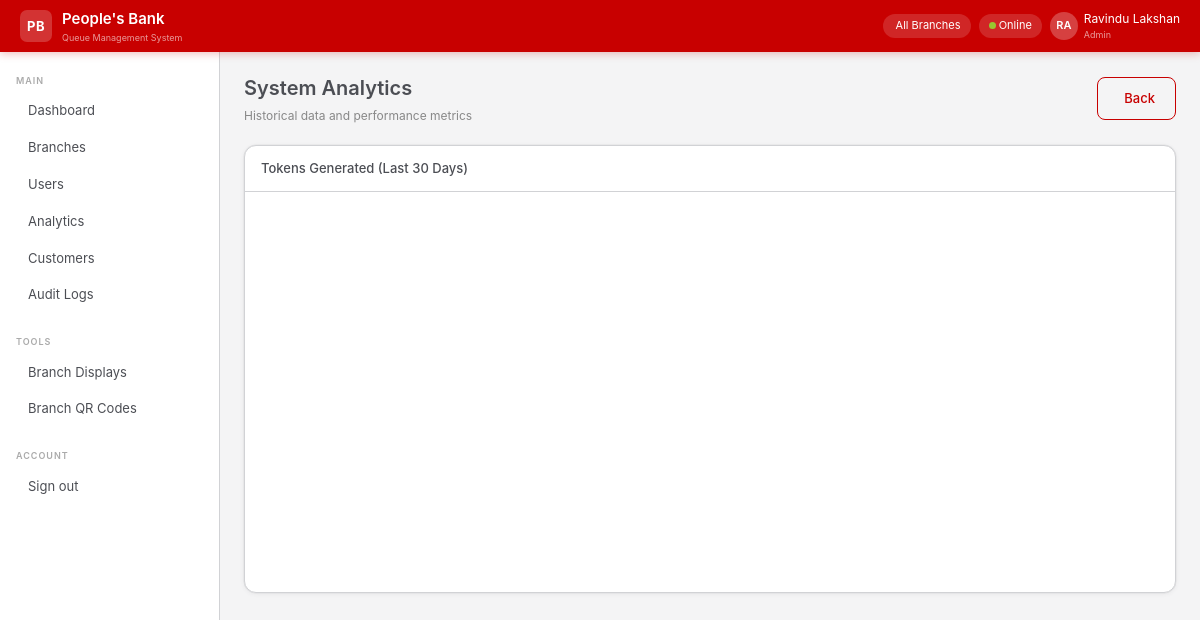
Page /admin/analytics (signed in) on the committed database.
### app/models/user.py (models this page shows, shortened)
class User(UserMixin, db.Model):
    __tablename__ = "users"
    id            = db.Column(db.Integer, primary_key=True)
    branch_id     = db.Column(db.Integer, db.ForeignKey("branches.id"), nullable=True)
    employee_id   = db.Column(db.String(20), unique=True, nullable=False)
    full_name     = db.Column(db.String(120), nullable=False)
    email         = db.Column(db.String(120), unique=True, nullable=False)
    password_hash = db.Column(db.String(256), nullable=False)
    role          = db.Column(db.Enum(UserRole), nullable=False)
    is_active     = db.Column(db.Boolean, default=True)
    last_login    = db.Column(db.DateTime)
    created_at    = db.Column(db.DateTime, default=datetime.utcnow)
    branch        = db.relationship("Branch", back_populates="users")
    tokens_served = db.relationship("QueueToken", back_populates="served_by_officer",
                                    foreign_keys="QueueToken.served_by", lazy="dynamic")
    audit_logs    = db.relationship("AuditLog", back_populates="user", lazy="dynamic")

### app/views/admin_view.py (the view)
@admin_view_bp.route("/analytics")
@login_required
@require_role(UserRole.ADMIN)
def analytics():
    today = date.today()
    branches = Branch.query.filter_by(is_active=True).all()
    daily_stats = []
    for i in range(29, -1, -1):
        d = today - timedelta(days=i)
        tokens = QueueToken.query.filter_by(queue_date=d).count()
        daily_stats.append({"date": d.isoformat(), "tokens": tokens})
    return render_template("admin/analytics.html",
                         daily_stats=daily_stats,
                         branches=branches)

### app/extensions.py (called while the page is built)
@login_manager.user_loader
def load_user(user_id):
    from app.models import User
    return User.query.get(int(user_id))

### app/templates/admin/analytics.html (shortened to what this page needs)
{% extends "base.html" %}
{% block content %}
<div class="pb-page-header">
  <div>
    <div class="pb-page-title">System Analytics</div>
    <div class="pb-page-sub">Historical data and performance metrics</div>
  </div>
  <a href="/admin/dashboard" class="btn-pb-outline"> Back</a>
</div>
<div class="pb-card">
  <div class="pb-card-header">
    <div class="pb-card-title">Tokens Generated (Last 30 Days)</div>
  </div>
  <div id="chart-container" style="height:400px;"></div>
</div>
{% endblock %}

### app/templates/base.html (shortened to what this page needs)
<!DOCTYPE html>
<html lang="en">
<head>
  <link href="https://cdn.jsdelivr.net/npm/bootstrap@5.3.2/dist/css/bootstrap.min.css" rel="stylesheet">
  <link href="https://cdn.jsdelivr.net/npm/@tabler/icons-webfont@3.3.0/dist/tabler-icons.min.css" rel="stylesheet">
  <link href="{{ url_for('static', filename='css/pbqms.css') }}" rel="stylesheet">
</head>
<body>
{% if current_user.is_authenticated %}
<nav class="pb-navbar">
  <a class="pb-navbar-brand" href="/">
    <div class="pb-navbar-logo">PB</div>
    <div>
      <div class="pb-navbar-name">People's Bank</div>
      <div style="font-size:9px;color:rgba(255,255,255,.6);">Queue Management System</div>
    </div>
  </a>
  <div class="pb-navbar-right">
    <div class="pb-navbar-chip">
      {{ current_user.branch.name if current_user.branch else 'All Branches' }}
    </div>
    <div class="pb-navbar-chip" id="connection-status">
      <span class="pb-online-dot"></span> Online
    </div>
    <div class="pb-navbar-user">
      <div class="pb-navbar-avatar">{{ current_user.full_name[:2].upper() }}</div>
      <div>
        <div>{{ current_user.full_name }}</div>
        <div style="font-size:9px;opacity:.6;">{{ current_user.role.value.replace('_',' ').title() }}</div>
      </div>
    </div>
  </div>
</nav>
<aside class="pb-sidebar">
  <div class="pb-sidebar-section">Main</div>
  {% if current_user.role.value == 'admin' %}
    <a href="/admin/dashboard" class="pb-sidebar-link {% if request.path == '/admin/dashboard' %}active{% endif %}">
       Dashboard
    </a>
    <a href="/admin/branches" class="pb-sidebar-link">
       Branches
    </a>
    <a href="/admin/users" class="pb-sidebar-link">
       Users
    </a>
    <a href="/admin/analytics" class="pb-sidebar-link">
       Analytics
    </a>
    <a href="/admin/customers" class="pb-sidebar-link">
       Customers
    </a>
    <a href="/admin/audit-logs" class="pb-sidebar-link">
       Audit Logs
    </a>
  {% endif %}
  <div class="pb-sidebar-section" style="margin-top:12px;">Tools</div>
  {% if current_user.role.value == 'admin' %}
    <a href="/admin/branches" class="pb-sidebar-link">
       Branch Displays
    </a>
    <a href="/admin/branches" class="pb-sidebar-link">
       Branch QR Codes
    </a>
  {% endif %}
  <div class="pb-sidebar-section" style="margin-top:12px;">Account</div>
  <a href="/auth/logout" class="pb-sidebar-link">
     Sign out
  </a>
</aside>
<main class="pb-main">
  {% block content %}{% endblock %}
</main>
{% else %}
  {% block public_content %}{% endblock %}
{% endif %}
</body>
</html>

### static/css/pbqms.css (style rules this page uses)
:root { --pb-red: #c80000; --pb-red-hover: #a50000; --pb-red-light: #fff0f0; --pb-red-border: rgba(200,0,0,.25); --pb-green: #99c630; --pb-green-hover: #7aaa15; --pb-green-light: #f3fbe0; --pb-green-border:rgba(153,198,48,.35); --pb-yellow: #FFCB47; --pb-yellow-light:#fffbec; --pb-yellow-border:rgba(255,203,71,.5); --pb-dark: #4c4e54; --pb-dark-mid: #d1d2d5; --pb-dark-light: #f4f4f5; --pb-white: #ffffff; --brand-primary: var(--pb-red); --brand-success: var(--pb-green); --brand-warning: var(--pb-yellow); --brand-neutral: var(--pb-dark); --font-base: 'Inter', 'Segoe UI', system-ui, sans-serif; --font-display: 'Inter', sans-serif; --radius-sm: 6px; --radius-md: 8px; --radius-lg: 12px; --radius-xl: 16px; --radius-pill: 999px; --shadow-card: 0 1px 4px rgba(76,78,84,.08), 0 0 0 0.5px rgba(76,78,84,.08); --shadow-lg: 0 4px 16px rgba(76,78,84,.12); }
*, *::before, *::after { box-sizing: border-box; }
html { font-size: 16px; -webkit-text-size-adjust: 100%; }
body { font-family: var(--font-base); font-size: 14px; line-height: 1.6; color: var(--pb-dark); background: var(--pb-dark-light); margin: 0; }
a { color: var(--pb-red); text-decoration: none; }
.pb-navbar { background: var(--pb-red); padding: 0 1.25rem; height: 52px; display: flex; align-items: center; justify-content: space-between; box-shadow: 0 2px 8px rgba(200,0,0,.25); position: sticky; top: 0; z-index: 1000; }
.pb-navbar-brand { display: flex; align-items: center; gap: 10px; text-decoration: none; }
.pb-navbar-logo { width: 32px; height: 32px; border-radius: 7px; background: rgba(255,255,255,.2); display: flex; align-items: center; justify-content: center; font-weight: 700; font-size: 13px; color: #fff; letter-spacing: .5px; }
.pb-navbar-name { font-size: 15px; font-weight: 600; color: #fff; }
.pb-navbar-right { display: flex; align-items: center; gap: 8px; }
.pb-navbar-chip { background: rgba(255,255,255,.15); border-radius: var(--radius-pill); padding: 3px 10px; font-size: 11px; color: #fff; }
.pb-navbar-user { display: flex; align-items: center; gap: 6px; font-size: 12px; color: #fff; }
.pb-navbar-avatar { width: 28px; height: 28px; border-radius: 50%; background: rgba(255,255,255,.25); display: flex; align-items: center; justify-content: center; font-size: 11px; font-weight: 600; color: #fff; }
.pb-sidebar { width: 220px; background: var(--pb-white); border-right: 0.5px solid var(--pb-dark-mid); height: calc(100vh - 52px); position: fixed; top: 52px; left: 0; overflow-y: auto; padding: 12px 0; }
.pb-sidebar-section { font-size: 9px; font-weight: 600; color: #aaa; text-transform: uppercase; letter-spacing: 1px; padding: 10px 16px 4px; }
.pb-sidebar-link { display: flex; align-items: center; gap: 9px; padding: 8px 16px; font-size: 13px; color: var(--pb-dark); text-decoration: none; border-radius: 0; transition: background .12s, color .12s; border-left: 3px solid transparent; }
.pb-main { margin-left: 220px; padding: 20px 24px; }
.pb-page-header { display: flex; align-items: center; justify-content: space-between; margin-bottom: 20px; }
.pb-page-title { font-size: 20px; font-weight: 600; color: var(--pb-dark); }
.pb-page-sub { font-size: 12px; color: #888; margin-top: 2px; }
.pb-card { background: var(--pb-white); border: 0.5px solid var(--pb-dark-mid); border-radius: var(--radius-lg); box-shadow: var(--shadow-card); overflow: hidden; }
.pb-card-header { display: flex; align-items: center; justify-content: space-between; padding: 12px 16px; border-bottom: 0.5px solid var(--pb-dark-mid); }
.pb-card-title { font-size: 13px; font-weight: 500; color: var(--pb-dark); }
.btn-pb-outline { background: transparent; color: var(--pb-red); border: 0.5px solid var(--pb-red); border-radius: var(--radius-md); padding: 10px 20px; font-size: 13px; font-weight: 500; cursor: pointer; display: inline-flex; align-items: center; gap: 6px; transition: background .15s; }
.pb-online-dot { width: 7px; height: 7px; border-radius: 50%; background: var(--pb-green); display: inline-block; }

### rows in the picture
User: full_name "RA", full_name "Ravindu Lakshan", role.value.replace "Admin"

### other values in the picture
{{ current_user.branch.name if current_user.branch else 'All Branches' }} "All Branches"
